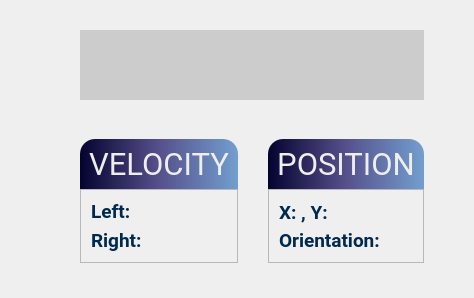
             <widget class="QWidget" name="widget_13" native="true">
              <property name="maximumSize">
               <size>
                <width>16777215</width>
                <height>16777215</height>
               </size>
              </property>
              <layout class="QVBoxLayout" name="verticalLayout_19">
               <property name="spacing">
                <number>30</number>
               </property>
               <property name="leftMargin">
                <number>80</number>
               </property>
               <property name="topMargin">
                <number>30</number>
               </property>
               <property name="rightMargin">
                <number>50</number>
               </property>
               <property name="bottomMargin">
                <number>15</number>
               </property>
               <item>
                <widget class="QWidget" name="tracking_main_2" native="true">
                 <property name="styleSheet">
                  <string notr="true">background-color: rgb(204,204,204); </string>
                 </property>
                 <layout class="QVBoxLayout" name="tracking_2">
                  <property name="leftMargin">
                   <number>0</number>
                  </property>
                  <property name="topMargin">
                   <number>0</number>
                  </property>
                  <property name="rightMargin">
                   <number>0</number>
                  </property>
                  <property name="bottomMargin">
                   <number>0</number>
                  </property>
                  <item>
                   <widget class="QGraphicsView" name="view_map_2">
                    <property name="styleSheet">
                     <string notr="true"/>
                    </property>
                    <property name="frameShape">
                     <enum>QFrame::NoFrame</enum>
                    </property>
                    <property name="sizeAdjustPolicy">
                     <enum>QAbstractScrollArea::AdjustToContentsOnFirstShow</enum>
                    </property>
                    <property name="dragMode">
                     <enum>QGraphicsView::ScrollHandDrag</enum>
                    </property>
                   </widget>
                  </item>
                 </layout>
                </widget>
               </item>
               <item>
                <widget class="QWidget" name="widget_14" native="true">
                 <layout class="QHBoxLayout" name="horizontalLayout_18" stretch="1,1">
                  <property name="spacing">
                   <number>30</number>
                  </property>
                  <property name="leftMargin">
                   <number>0</number>
                  </property>
                  <property name="rightMargin">
                   <number>0</number>
                  </property>
                  <property name="bottomMargin">
                   <number>20</number>
                  </property>
                  <item>
                   <widget class="QFrame" name="velocity_2">
                    <property name="minimumSize">
                     <size>
                      <width>0</width>
                      <height>0</height>
                     </size>
                    </property>
                    <property name="maximumSize">
                     <size>
                      <width>16777215</width>
                      <height>16777215</height>
                     </size>
                    </property>
                    <property name="styleSheet">
                     <string notr="true"/>
                    </property>
                    <layout class="QVBoxLayout" name="verticalLayout_26" stretch="0,0">
                     <property name="spacing">
                      <number>0</number>
                     </property>
                     <property name="leftMargin">
                      <number>0</number>
                     </property>
                     <property name="topMargin">
                      <number>0</number>
                     </property>
                     <property name="rightMargin">
                      <number>0</number>
                     </property>
                     <property name="bottomMargin">
                      <number>0</number>
                     </property>
                     <item>
                      <widget class="QFrame" name="frame_11">
                       <property name="enabled">
                        <bool>true</bool>
                       </property>
                       <property name="maximumSize">
                        <size>
                         <width>16777215</width>
                         <height>50</height>
                        </size>
                       </property>
                       <property name="styleSheet">
                        <string notr="true">QFrame{
	border-top-left-radius: 15;
	border-top-right-radius: 15;
	border-style: solid;
	border-color:rgb(0, 41, 77);
	background-color: qlineargradient(spread: pad, x1:0, y1:0, x2:1, y2:0, stop:0 rgb(4, 3, 47), stop:0.5 rgb(86, 80, 140), stop:1 rgb(114, 159, 207));
}</string>
                       </property>
                       <property name="lineWidth">
                        <number>0</number>
                       </property>
                       <layout class="QVBoxLayout" name="verticalLayout_27">
                        <item alignment="Qt::AlignHCenter">
                         <widget class="QLabel" name="label1_5">
                          <property name="font">
                           <font>
                            <family>Roboto</family>
                            <pointsize>23</pointsize>
                            <weight>50</weight>
                            <bold>false</bold>
                           </font>
                          </property>
                          <property name="styleSheet">
                           <string notr="true">QLabel{
background-color: transparent; 
color: rgb(238, 238, 236);
}</string>
                          </property>
                          <property name="text">
                           <string>VELOCITY</string>
                          </property>
                          <property name="alignment">
                           <set>Qt::AlignCenter</set>
                          </property>
                         </widget>
                        </item>
                       </layout>
                      </widget>
                     </item>
                     <item>
                      <widget class="QFrame" name="frame_12">
                       <property name="sizePolicy">
                        <sizepolicy hsizetype="Preferred" vsizetype="Preferred">
                         <horstretch>0</horstretch>
                         <verstretch>0</verstretch>
                        </sizepolicy>
                       </property>
                       <property name="maximumSize">
                        <size>
                         <width>16777215</width>
                         <height>200</height>
                        </size>
                       </property>
                       <property name="styleSheet">
                        <string notr="true">
color: rgb(0, 41, 77);</string>
                       </property>
                       <property name="frameShape">
                        <enum>QFrame::StyledPanel</enum>
                       </property>
                       <property name="frameShadow">
                        <enum>QFrame::Plain</enum>
                       </property>
                       <property name="lineWidth">
                        <number>1</number>
                       </property>
                       <layout class="QVBoxLayout" name="verticalLayout_20">
                        <property name="leftMargin">
                         <number>10</number>
                        </property>
                        <property name="topMargin">
                         <number>10</number>
                        </property>
                        <property name="rightMargin">
                         <number>10</number>
                        </property>
                        <property name="bottomMargin">
                         <number>10</number>
                        </property>
                        <item>
                         <widget class="QLabel" name="label_left_2">
                          <property name="font">
                           <font>
                            <family>Roboto</family>
                            <pointsize>14</pointsize>
                            <weight>75</weight>
                            <bold>true</bold>
                           </font>
                          </property>
                          <property name="text">
                           <string>Left:</string>
                          </property>
                         </widget>
                        </item>
                        <item>
                         <widget class="QLabel" name="label_right_2">
                          <property name="font">
                           <font>
                            <family>Roboto</family>
                            <pointsize>14</pointsize>
                            <weight>75</weight>
                            <bold>true</bold>
                           </font>
                          </property>
                          <property name="text">
                           <string>Right:</string>
                          </property>
                         </widget>
                        </item>
                       </layout>
                      </widget>
                     </item>
                    </layout>
                   </widget>
                  </item>
                  <item>
                   <widget class="QFrame" name="position">
                    <property name="minimumSize">
                     <size>
                      <width>0</width>
                      <height>0</height>
                     </size>
                    </property>
                    <property name="maximumSize">
                     <size>
                      <width>16777215</width>
                      <height>16777215</height>
                     </size>
                    </property>
                    <property name="styleSheet">
                     <string notr="true"/>
                    </property>
                    <layout class="QVBoxLayout" name="verticalLayout_28" stretch="0,0">
                     <property name="spacing">
                      <number>0</number>
                     </property>
                     <property name="leftMargin">
                      <number>0</number>
                     </property>
                     <property name="topMargin">
                      <number>0</number>
                     </property>
                     <property name="rightMargin">
                      <number>0</number>
                     </property>
                     <property name="bottomMargin">
                      <number>0</number>
                     </property>
                     <item>
                      <widget class="QFrame" name="frame_13">
                       <property name="enabled">
                        <bool>true</bool>
                       </property>
                       <property name="maximumSize">
                        <size>
                         <width>16777215</width>
                         <height>50</height>
                        </size>
                       </property>
                       <property name="styleSheet">
                        <string notr="true">QFrame{
	border-top-left-radius: 15;
	border-top-right-radius: 15;
	border-style: solid;
	border-color:rgb(0, 41, 77);
	background-color: qlineargradient(spread: pad, x1:0, y1:0, x2:1, y2:0, stop:0 rgb(4, 3, 47), stop:0.5 rgb(86, 80, 140), stop:1 rgb(114, 159, 207));
}</string>
                       </property>
                       <property name="lineWidth">
                        <number>0</number>
                       </property>
                       <layout class="QVBoxLayout" name="verticalLayout_29">
                        <item alignment="Qt::AlignHCenter">
                         <widget class="QLabel" name="label1_6">
                          <property name="font">
                           <font>
                            <family>Roboto</family>
                            <pointsize>23</pointsize>
                            <weight>50</weight>
                            <bold>false</bold>
                           </font>
                          </property>
                          <property name="styleSheet">
                           <string notr="true">QLabel{
background-color: transparent; 
color: rgb(238, 238, 236);
}</string>
                          </property>
                          <property name="text">
                           <string>POSITION</string>
                          </property>
                          <property name="alignment">
                           <set>Qt::AlignCenter</set>
                          </property>
                         </widget>
                        </item>
                       </layout>
                      </widget>
                     </item>
                     <item>
                      <widget class="QFrame" name="frame_14">
                       <property name="sizePolicy">
                        <sizepolicy hsizetype="Preferred" vsizetype="Preferred">
                         <horstretch>0</horstretch>
                         <verstretch>0</verstretch>
                        </sizepolicy>
                       </property>
                       <property name="maximumSize">
                        <size>
                         <width>16777215</width>
                         <height>200</height>
                        </size>
                       </property>
                       <property name="styleSheet">
                        <string notr="true">
color: rgb(0, 41, 77);</string>
                       </property>
                       <property name="frameShape">
                        <enum>QFrame::StyledPanel</enum>
                       </property>
                       <property name="frameShadow">
                        <enum>QFrame::Plain</enum>
                       </property>
                       <property name="lineWidth">
                        <number>1</number>
                       </property>
                       <layout class="QGridLayout" name="gridLayout_15" columnstretch="0">
                        <property name="leftMargin">
                         <number>10</number>
                        </property>
                        <property name="topMargin">
                         <number>10</number>
                        </property>
                        <property name="rightMargin">
                         <number>10</number>
                        </property>
                        <property name="bottomMargin">
                         <number>10</number>
                        </property>
                        <property name="horizontalSpacing">
                         <number>0</number>
                        </property>
                        <property name="verticalSpacing">
                         <number>4</number>
                        </property>
                        <item row="0" column="0">
                         <widget class="QLabel" name="label_xy_2">
                          <property name="font">
                           <font>
                            <family>Roboto</family>
                            <pointsize>14</pointsize>
                            <weight>75</weight>
                            <bold>true</bold>
                           </font>
                          </property>
                          <property name="text">
                           <string>X: , Y: </string>
                          </property>
                         </widget>
                        </item>
                        <item row="1" column="0">
                         <widget class="QLabel" name="label_theta_2">
                          <property name="font">
                           <font>
                            <family>Roboto</family>
                            <pointsize>14</pointsize>
                            <weight>75</weight>
                            <bold>true</bold>
                           </font>
                          </property>
                          <property name="text">
                           <string>Orientation:</string>
                          </property>
                         </widget>
                        </item>
                       </layout>
                      </widget>
                     </item>
                    </layout>
                   </widget>
                  </item>
                 </layout>
                </widget>
               </item>
              </layout>
             </widget>
